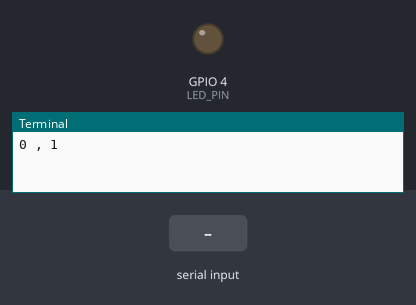
A program run on a simulated Raspberry Pi (BCM pin numbers). Shown: output pins drawn as LEDs (lit = HIGH), the last lines printed to the terminal. Inputs (shaded band) come from the test bench.

Above: at 1.2 s.
1.3 s: "1" typed at the terminal, then Enter
At 1.8 s:
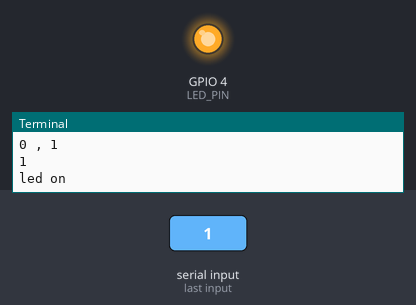
3.8 s: "0" typed at the terminal, then Enter
Timing chart, 0 to 6.8 s (numbered marks = the images above; inputs shaded):
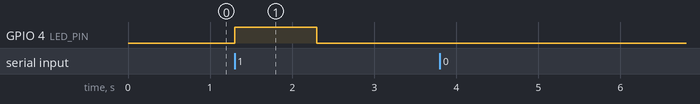

Measured:
- after the input at 1.3 s, GPIO 4 (LED_PIN): LOW → HIGH at once, → LOW 1.0 s later

The program:

test2.py
```python
import RPi.GPIO as GPIO
import time

LED_PIN = 4
GPIO.setmode(GPIO.BCM)
GPIO.setup(4, GPIO.OUT)

while True:
    a = input("0 , 1")
    if a == '1':
        GPIO.output(LED_PIN, GPIO.HIGH)
        print("led on")
        time.sleep(1)
        GPIO.output(LED_PIN, GPIO.LOW)
        print("led off")
        time.sleep(1)
    else:
        print("false")


GPIO.cleanup() 
```
